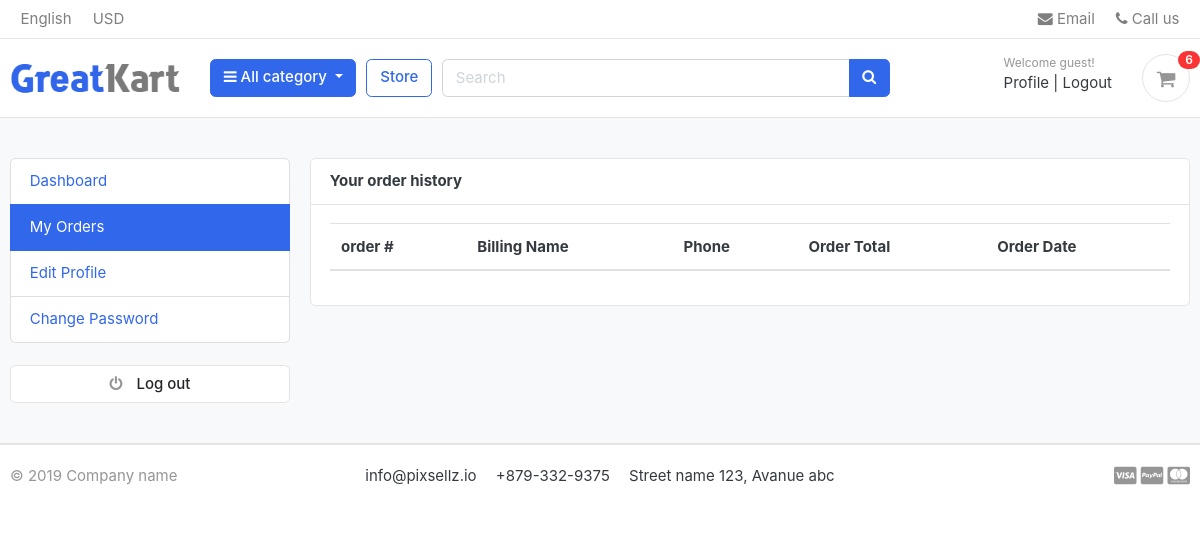
/accounts/my_orders/ (signed in), run on an earlier commit of the app's database.
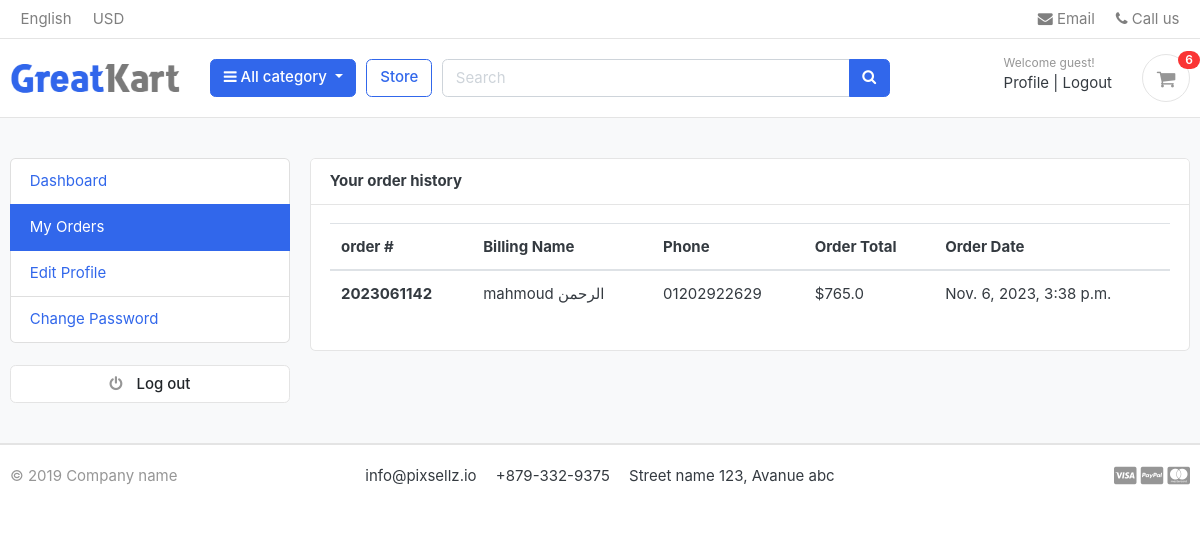
And on a later commit of the database.
### orders/models.py (models this page shows, shortened)
class Order(models.Model):
    STATUS = (
        ('New','New'),
        ('Accepted','Accepted'),
        ('Completed','Completed'),
        ('Cancelled','Cancelled'),
    )
    user = models.ForeignKey(User, on_delete=models.SET_NULL , null=True)
    payment = models.ForeignKey(Payment,  on_delete=models.SET_NULL ,blank=True , null=True)
    order_number = models.CharField(max_length=50)
    first_name = models.CharField(max_length=50)
    last_name = models.CharField(max_length=50)
    phone = models.CharField(max_length=50)
    email = models.EmailField( max_length=254)
    address_line_1 = models.CharField( max_length=50)
    address_line_2 = models.CharField( max_length=50 , blank=True)
    country = models.CharField( max_length=50 )
    state = models.CharField( max_length=50 )
    city = models.CharField( max_length=50 )
    order_note = models.CharField( max_length=1000 , blank=True)
    order_total = models.FloatField()
    tax = models.FloatField()
    status = models.CharField(choices=STATUS,default='New' , max_length=15)
    ip = models.CharField(max_length=50  ,blank=True)
    is_orderd = models.BooleanField(default=False)
    created_at = models.DateTimeField( auto_now_add=True)
    updated_at = models.DateTimeField(auto_now=True)
    def full_name(self):
        return f'{self.first_name} {self.last_name}'

### accounts/views.py (the view)
# urls.py: path('my_orders/' , views.my_orders , name='my_orders'),
def my_orders(request):
    orders = Order.objects.filter(user=request.user,is_orderd=True).order_by('-created_at')
    context = {
        'orders':orders,
    }
    return render(request,'profile/my_orders.html',context)

### carts/context_processors.py (called while the page is built)
def counter(request):
    cart_count = 0
    if 'admin' in request.path:
        return{}
    else :
        try :
            cart = Cart.objects.filter(cart_id=_cart_id(request))
            if request.user.is_authenticated:
                cart_items = CartItem.objects.all().filter(user=request.user)
            else :
                cart_items = CartItem.objects.all().filter(cart=cart[:1])
            for cart_item in cart_items:
                cart_count+=cart_item.quantity
        except Cart.DoesNotExist:
            cart_count=0
    return dict(cart_count=cart_count)

### carts/views.py (called while the page is built)
def _cart_id(request):
    cart = request.session.session_key
    if not cart:
        cart = request.session.create()
    return cart

### category/context_processor.py (called while the page is built)
def menu_links(request):
    links = Category.objects.all()
    return dict(links=links)

### category/models.py (called while the page is built)
    def get_url(self):
        return reverse('store:product_by_category',args=[self.slug])

    def __str__(self):
        return str(self.name)

### accounts/templates/profile/my_orders.html
{% extends "base.html" %}
{% block body %}
<section class="section-conten padding-y bg">
    <div class="container">
        <div class="row">
            <aside class="col-md-3">
                <ul class="list-group">
                    <a class="list-group-item " href="{% url 'accounts:dashboard'%}"> Dashboard </a>
                    <a class="list-group-item active" href="{% url 'accounts:my_orders'%}"> My Orders </a>
                    <a class="list-group-item" href="{% url 'accounts:edit_profile'%}"> Edit Profile </a>
                    <a class="list-group-item" href="{% url 'password_change'%}">Change Password </a>
                </ul>
                <br>
                <a class="btn btn-light btn-block" href="{% url 'logout'%}"> <i class="fa fa-power-off"></i> <span
                        class="text">Log
                        out</span> </a>
            </aside>
            <main class="col-md-9">
                <article class="card">
                    <header class="card-header">
                        <strong class="d-inline-block mr-3">Your order history</strong>
                    </header>
                    <div class="card-body">
                        <div class="row">
                            <div class="col-md-12">
                                <table class="table table-hover">
                                    <thead>
                                        <tr>
                                            <th scope="col">order #</th>
                                            <th scope="col">Billing Name</th>
                                            <th scope="col">Phone</th>
                                            <th scope="col">Order Total</th>
                                            <th scope="col">Order Date</th>
                                        </tr>
                                    </thead>
                                    <tbody>
                                        {% for order in orders %}
                                        <tr>
                                            <th scope="row">{{order.order_number}}</th>
                                            <td>{{order.full_name}}</td>
                                            <td>{{order.phone}}</td>
                                            <td>${{order.order_total}}</td>
                                            <td>{{order.created_at}}</td>
                                        </tr>
                                        {% endfor %}
                                    </tbody>
                                </table>
                            </div>
                        </div>
                    </div>
                </article>
            </main>
        </div>
    </div>
</section>
{% endblock body %}

What changed in the data, as far as the page shows it:
now on this page (row edited): Order: order_number "2023061142", full_name "mahmoud الرحمن", phone "01202922629", order_total "765.0", created_at "Nov. 6, 2023, 3:38 p.m."
